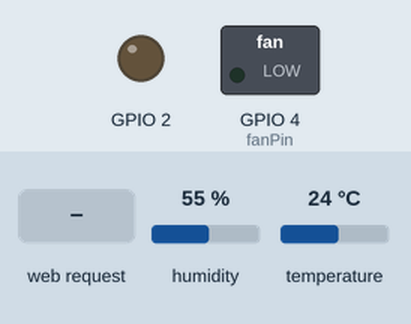
Recording of a program running on a simulated ESP8266 (NodeMCU). On the bench: switched loads named in the program (green lamp = pin HIGH), output pins drawn as LEDs (lit = HIGH). The inputs (shaded band) are chosen by the test bench; at power-on: humidity 55 %, temperature 24 °C. WiFi joins after 1.5 s; servers stay silent unless stated; storage starts empty; EEPROM starts erased; what the program prints to the serial monitor is not drawn.

Above: at 3.2 s.
3.3 s: HTTP request GET /api?fan=1 received
At 3.4 s:
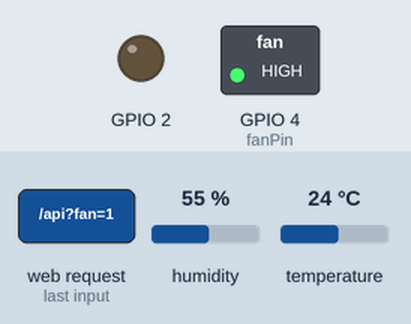
5.0 s: HTTP request GET /api?fan=120 received
At 6.1 s:
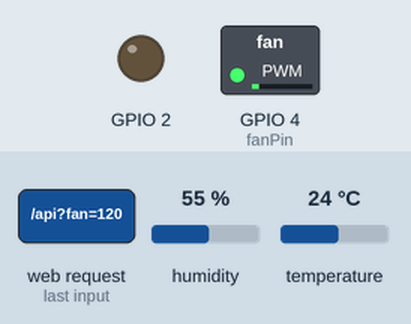
Timing chart, 0 to 8.0 s (numbered marks = the images above; inputs shaded):
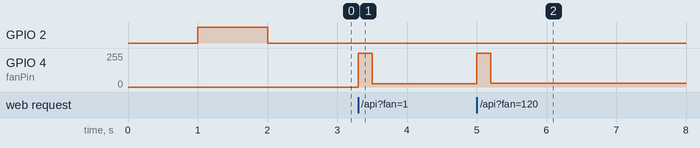

Measured:
- after the input at 3.3 s, GPIO 4 (fanPin): 0/255 → 255/255 at once, → 24/255 0.20 s later
- after the input at 5.0 s, GPIO 4 (fanPin): 24/255 → 255/255 at once, → 29/255 0.20 s later

The program:

main.cpp
```cpp
#include <Arduino.h>

#include <ESP8266WiFi.h>
#include <ArduinoOTA.h>
#include <Adafruit_Sensor.h>
#include <DHT.h>
#include <ESP8266WebServer.h>
#include <FS.h>

#include <EEPROM.h>

#ifndef STASSID
#define STASSID "Huck!Lan"
#define STAPSK  "HuckSpeed2018+"
#endif

int fanSpeed = 0;
int freq = 100;

float t;
float h;


// EEPROM start index
int eeprom_tempOn_index = 10;
int eeprom_tempOff_index = 30;
int eeprom_tempEnabled_index = 100;

bool tempEnabled = true;
float tempOn = 120;
float tempOff = 100;

const char* ssid = STASSID;
const char* password = STAPSK;

const int dht22Pin = 5;
const int fanPin = 4;

DHT dht(dht22Pin,DHT22);
ESP8266WebServer server(80);

//prototypes
void setFanSpeed(int speed);

void sendState() {
  delay(50);
  String json = "{\"fan\":\"" + String(fanSpeed) + "\", \"temp\":\"" + t + "\",\"humi\":\"" + h + "\",\"tempEnabled\":\"" + tempEnabled + "\",\"tempOn\":\"" + tempOn + "\",\"tempOff\":\"" + tempOff + "\",\"freq\":\"" + freq + "\"}"; //"\",\"tempEnabled\":\"" + tempEnabled +
  server.send(200, "application/json", json);
}

void handleApi() {
  if (server.hasArg("fan")){
    setFanSpeed(server.arg("fan").toInt());
  }
  if (server.hasArg("freq")){
    freq = server.arg("freq").toInt();
    analogWriteFreq(freq);
  }
  if (server.hasArg("tempEnabled")){
    tempEnabled = server.arg("tempEnabled").toInt();
    EEPROM.begin(4096);
    EEPROM.put(eeprom_tempEnabled_index, tempEnabled);
    EEPROM.commit();                      // Only needed for ESP8266 to get data written
    EEPROM.end();
  }
  if (server.hasArg("tempOn")){
    tempOn = server.arg("tempOn").toFloat();
    EEPROM.begin(4096);
    EEPROM.put(eeprom_tempOn_index, tempOn);
    EEPROM.commit();                      // Only needed for ESP8266 to get data written
    EEPROM.end();
  }
  if (server.hasArg("tempOff")){
    tempOff = server.arg("tempOff").toFloat();
    EEPROM.begin(4096);
    EEPROM.put(eeprom_tempOff_index, tempOff);
    EEPROM.commit();                      // Only needed for ESP8266 to get data written
    EEPROM.end();
  }
  server.send(200,"application/json", "{\"success\":\"1\"}");
}

void loadEepromValues(){
  EEPROM.begin(4096);
  EEPROM.get( eeprom_tempOn_index, tempOn);
  EEPROM.get( eeprom_tempOff_index, tempOff);
  EEPROM.get( eeprom_tempEnabled_index, tempEnabled);
  EEPROM.end();
}

void setup() {
  analogWriteFreq(freq);
  Serial.begin(9600);
  pinMode(2, OUTPUT);
  pinMode(4, OUTPUT);
  digitalWrite(4,LOW);
  Serial.println("connecting to: " + String(ssid));
  WiFi.mode(WIFI_STA);
  WiFi.begin(ssid, password);
  while (WiFi.status() != WL_CONNECTED) {
    delay(1000);
    Serial.print(".");
    digitalWrite(2, HIGH);
    delay(1000);
    Serial.print(".");
    digitalWrite(2, LOW);
  }
  Serial.println("dht begin");
  dht.begin();
  Serial.println("server begin");
  Serial.println("OTA begin");
  ArduinoOTA.begin();
  SPIFFS.begin();
  loadEepromValues();
  server.on("/state.json", sendState);
  server.on("/api", handleApi);
  server.serveStatic("/", SPIFFS, "/index.html");
  server.serveStatic("/logo.png", SPIFFS, "/logo.png");
  server.begin();
}
void setFanSpeed(int speed) {
  int pin = fanPin;
  if (speed < 99 && speed != 0){
    speed = 100;
  }
  fanSpeed = speed;
  if (speed < 500 && speed != 0) {
    analogWrite(pin, 1023);
    delay(200);
  }
  analogWrite(pin,speed);
}

void loop() {
  server.handleClient();
  ArduinoOTA.handle();
  t = dht.readTemperature();
  h = dht.readHumidity();
  if (tempEnabled == true) {
    if (t >= tempOn) {
      setFanSpeed(1023);
    }
    if (t<= tempOff) {
      setFanSpeed(0);
    }
  }
}
```
